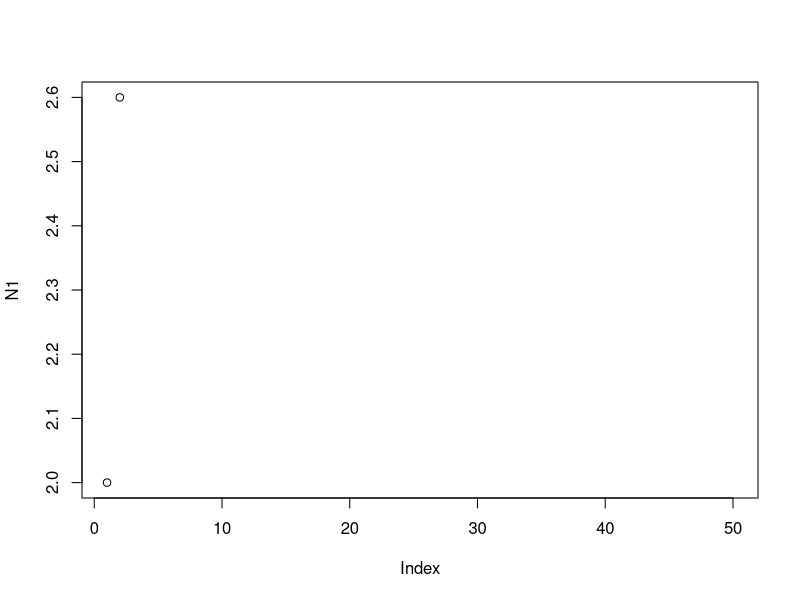
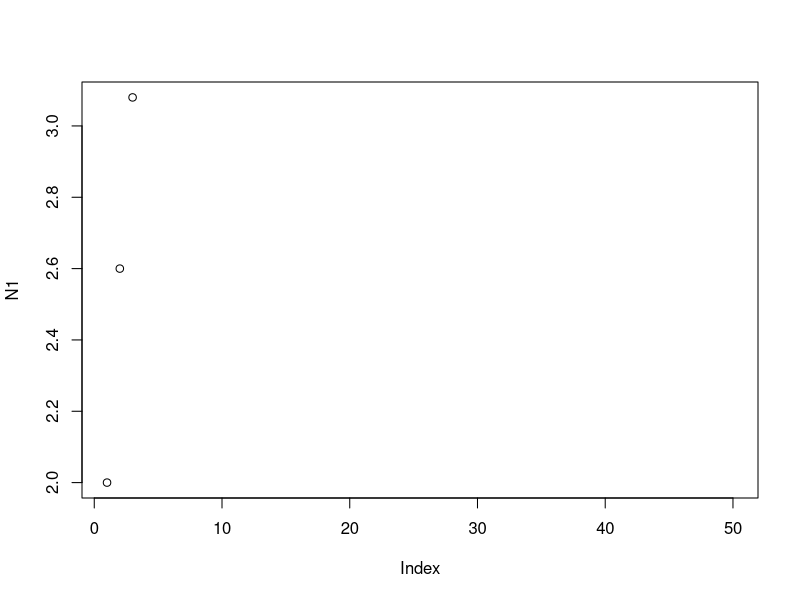
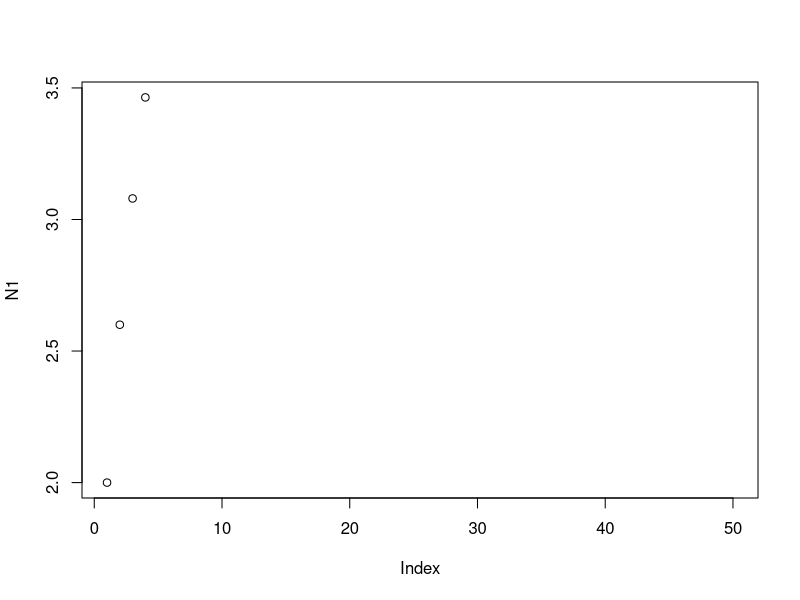
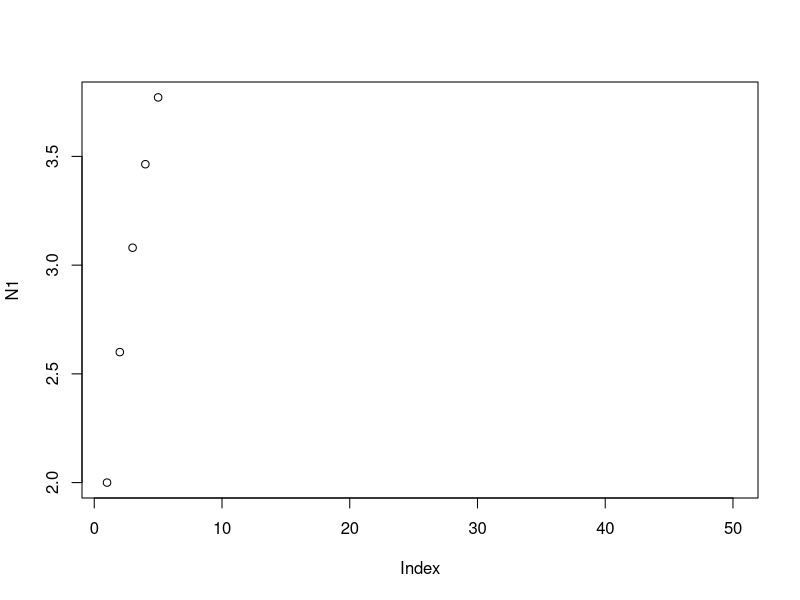
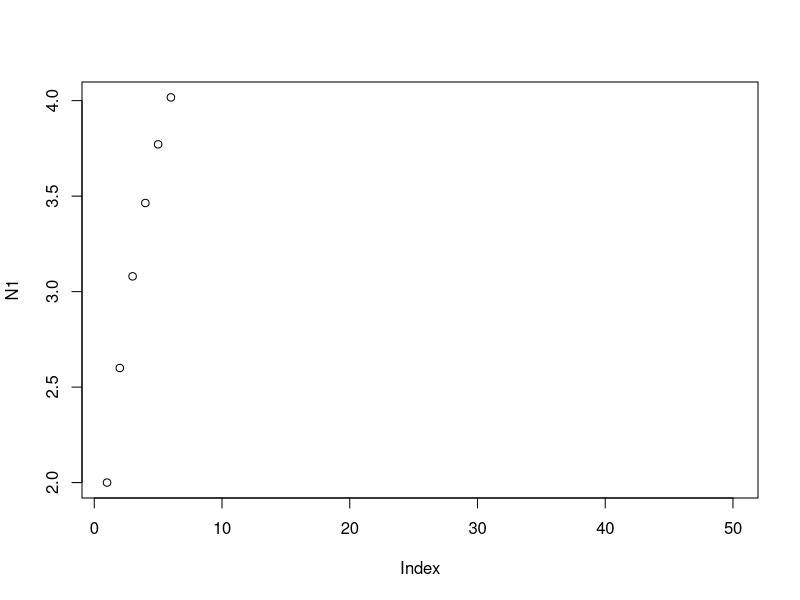
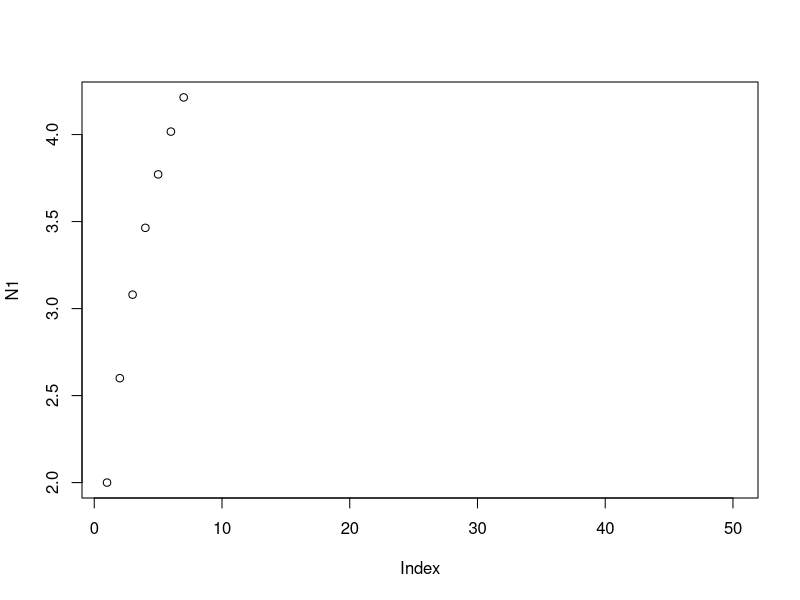
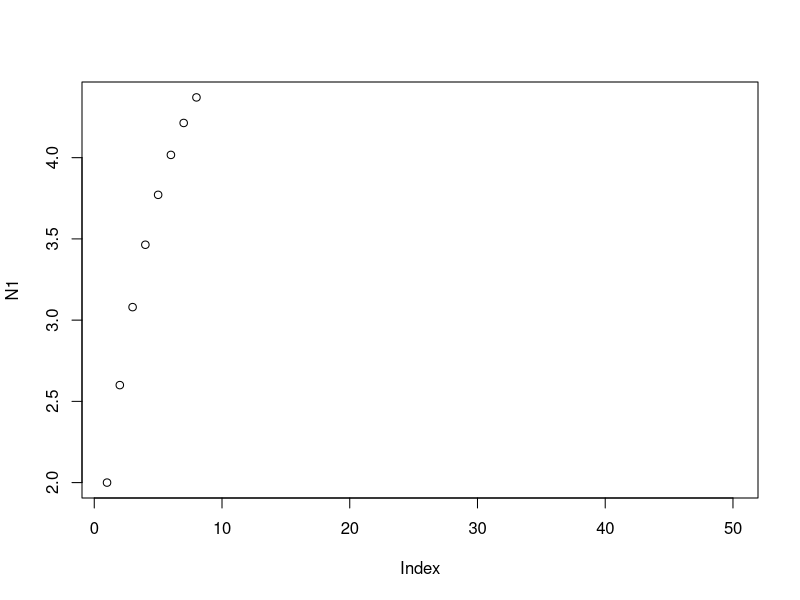
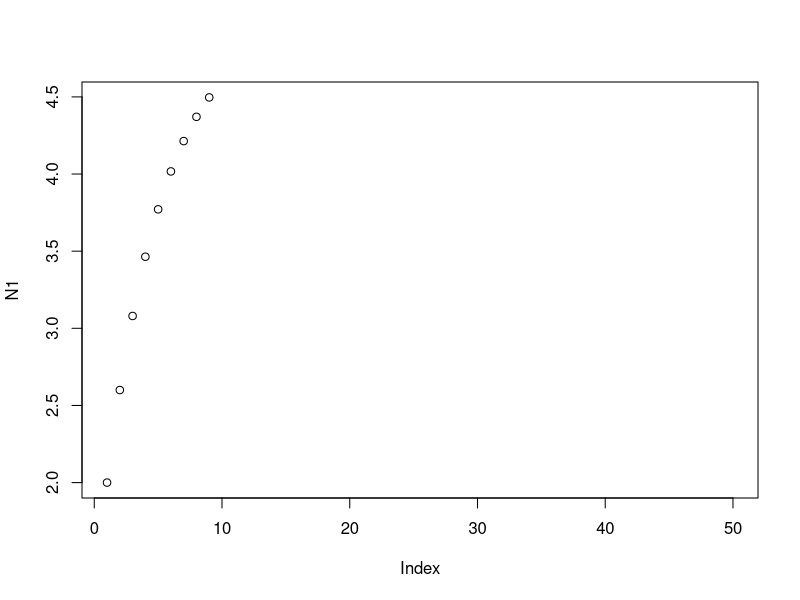

The R script that drew these images, in order:
#####
#HAB Model
#####

#Set up a for loop that runs through each species (1 to start) in the model. This model
#uses theoretical numbers, no real data
#Set up environmental effect on DD DI  - how will that later translate to real env effects?
  #See Kleinhesselink 2018

#Library
library(tidyverse)

########
#Single species
########
time <- 50

  #Set state variables
  N1 <- rep(NA,time)
  #Starting abundance
  N1[1] <- 2#log(50) 

  #Set parameters
  r <- 1 #runif(1, .4, 1)
    #R of the species. Eventually can vary through time according to env condition
  b <- .8#runif(1, .1, .9)
   #Density dependence on the species on itself. Higher = less DD
  
  #Create the model
  for (t in 1:(time-1)) {
    #calculate population sizes for species 1
    N1[t+1] <- r + b*N1[t]
    
    #if(is.nan(N1[t+1])) {
      #N1[t+1] <- 0
    #}
    
    #if(N1[t+1] < 1) {
      #N1[t+1] <- 0
    #}
    plot(N1, type = "p")
  }
#Always goes to extinction within 10 timesteps


  
  
  
  
########
#Multiple species
########
#runs <- 20 #number of runs
time <- 30
species <- 5

#Set parameters
r <- runif(species, 0, 1)
  #Vector of r for each species. Eventually can vary through time according to env condition?
#b <- runif(species, .1, 1)

#Set b to a specific number
b <- rep(0.6, species)   #Use consistent 
b <- diag(b)
b <- ifelse(0, runif(species*species, -.25, .25), b)
  ##Density dependence on the species on itself. Higher = less DD

#Set state variables
N <- matrix(NA, nrow = time, ncol = species) 
#Starting abundance per species
#N[1,] <- log(5)
N[1,] <- -3

#set.seed(555)
#Create the model
for (t in 1:(time-1)) {
  
  #E <- rnorm(species, mean = 0, sd = 1)
  
  #for(s in 1:species){
    #calculate population sizes for all species
    N[t+1,] <- r + b%*%N[t,] #+ E
  
    #if(is.nan(N[t+1,s])) {
      #N[t+1,s] <- 0
    #}
 # }
  
  Nplot <- pivot_longer(as.data.frame(N), cols = 1:species, names_to = "Species", 
                        values_to = "Abundance") %>% 
    mutate(Time = rep(1:time, each = species))

}

ggplot(Nplot, aes(x = Time, y = Abundance, color = Species)) +
  geom_point() +
  geom_line()
